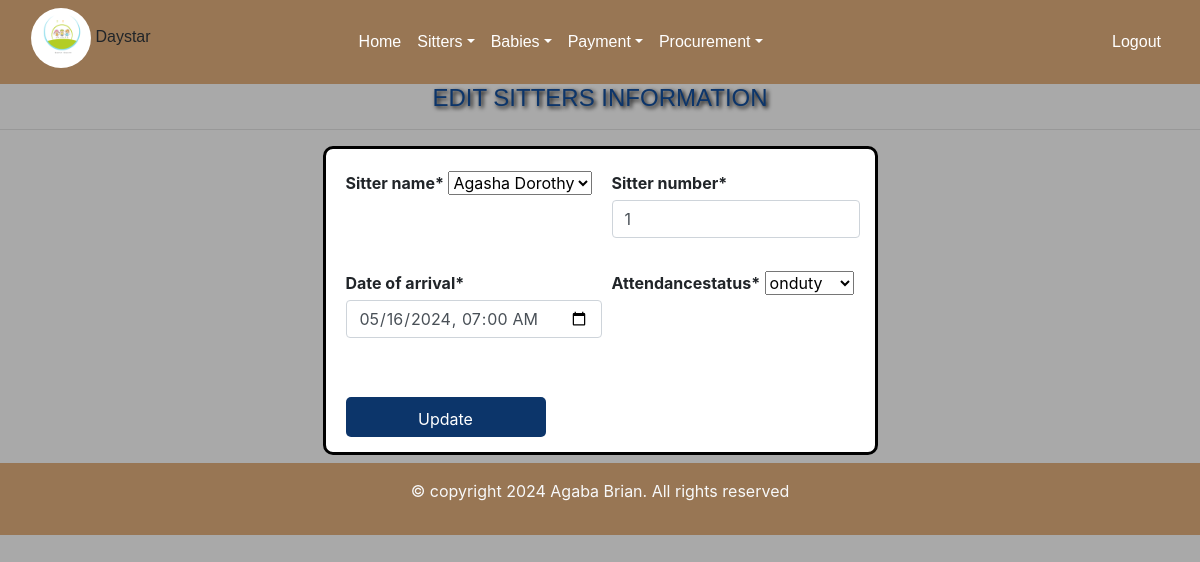
The app's page /editdontudy/1/ with its own data.
### day/models.py (models this page shows, shortened)
class Sitter_arrival(models.Model):
    sitter_name=models.ForeignKey(Sitterform, on_delete=models.CASCADE)
    sitter_number=models.CharField(max_length=100,unique=True)
    date_of_arrival=models.DateTimeField()
    Attendancestatus=models.CharField(choices=[('onduty', 'onduty')], max_length=100)
    created_at=models.DateTimeField(auto_now_add=True, null=True)

### day/views.py (the view)
# urls.py: path('editdontudy/<int:id>/', views.editonduty, name='editonduty'),
def editonduty(request, id):
    onduty=get_object_or_404(Sitter_arrival,id=id)
    if request.method == 'POST':
       form=Sitter_arrivalForm(request.POST,instance=onduty)
       if form.is_valid():
           form.save()
           return redirect('onduty')
    else:
            form=Sitter_arrivalForm(instance=onduty)
    return render(request,'editonduty.html',{'form':form,'onduty':onduty})

### day/forms.py
class Sitter_arrivalForm(forms.ModelForm):
     class Meta:
         model=Sitter_arrival
         fields='__all__'
         widgets={
             'date_of_arrival':forms.DateTimeInput(attrs={'type':'datetime-local'}),
         }

### day/models.py (called while the page is built)
    def __str__(self):
        return self.name

### day/templates/editonduty.html (shortened to what this page needs)
{% extends 'base.html'%}
{% load crispy_forms_tags %}
{% load static %}
{% block content %}
<h4 > EDIT SITTERS INFORMATION </h4><hr>
<div class="container">
    <form method="POST" class="sitter-form">
        {{ form | crispy }}
        <button type="submit" class="btn btn-primary" >Update</button>
    </form>
</div>
{%endblock %}

### day/templates/editonduty.html (style rules this page uses)
.sitter-form { display: grid; grid-template-columns: repeat(2, 1fr); gap: 10px; max-width: 50%; margin: auto; border-radius: 5px; border: solid black; margin-bottom: 6px; border-radius: 10px; padding-left: 20px; padding-bottom: 15px; padding-top: 15px; padding-right: 15px; background-color:white; }
h4 { text-align: center; font-family: sans-serif; color: #0C356A; text-shadow: 2px 2px 4px #000000; }
label { font-weight: bold; margin-top: 7px; margin-bottom:5px ; }
button[type="submit"] { margin-top: 33px; background-color:#0c356a ; color: white; border: none; width:110%; border-radius: 5px; font-size: 16px; cursor: pointer; max-width: 200px; height: 40px; padding: 10px; transition: background-color 0.8s, color 0.7s; }
body { background-color: darkgray; }

### records on screen
Sitter_arrival: sitter_name "Agasha Dorothy", sitter_number "1", date_of_arrival "05/16/2024 07:00", Attendancestatus "onduty"
